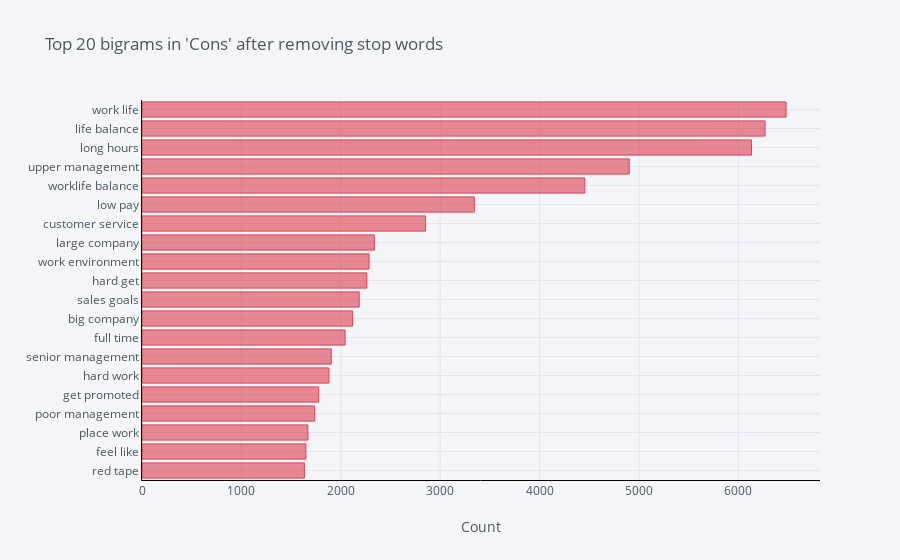

The notebook cell saved with this chart:
### Code cell
df2.groupby('cons').sum()['count'].sort_values(ascending=True).iplot(
    kind='bar', xTitle='Count', linecolor='black',orientation = 'h', color='red', title="Top 20 bigrams in 'Cons' after removing stop words")

### Figure 1 — Plotly figure (JSON) as saved in the notebook; plotly's stock layout.template omitted (floating-point values rounded to 4 significant figures)
{"data": [{"marker": {"color": "rgba(219, 64, 82, 0.6)", "line": {"color": "rgba(219, 64, 82, 1.0)", "width": 1}}, "name": "count", "orientation": "h", "text": "", "type": "bar", "x": [1634, 1649, 1669, 1737, 1777, 1880, 1904, 2043, 2119, 2185, 2262, 2284, 2338, 2853, 3343, 4455, 4902, 6132, 6268, 6480], "y": ["red tape", "feel like", "place work", "poor management", "get promoted", "hard work", "senior management", "full time", "big company", "sales goals", "hard get", "work environment", "large company", "customer service", "low pay", "worklife balance", "upper management", "long hours", "life balance", "work life"]}], "layout": {"legend": {"bgcolor": "#F5F6F9", "font": {"color": "#4D5663"}}, "paper_bgcolor": "#F5F6F9", "plot_bgcolor": "#F5F6F9", "title": {"font": {"color": "#4D5663"}, "text": "Top 20 bigrams in 'Cons' after removing stop words"}, "xaxis": {"gridcolor": "#E1E5ED", "linecolor": "black", "showgrid": true, "tickfont": {"color": "#4D5663"}, "title": {"font": {"color": "#4D5663"}, "text": "Count"}, "zerolinecolor": "#E1E5ED"}, "yaxis": {"gridcolor": "#E1E5ED", "linecolor": "black", "showgrid": true, "tickfont": {"color": "#4D5663"}, "title": {"font": {"color": "#4D5663"}, "text": ""}, "zerolinecolor": "#E1E5ED"}}}
